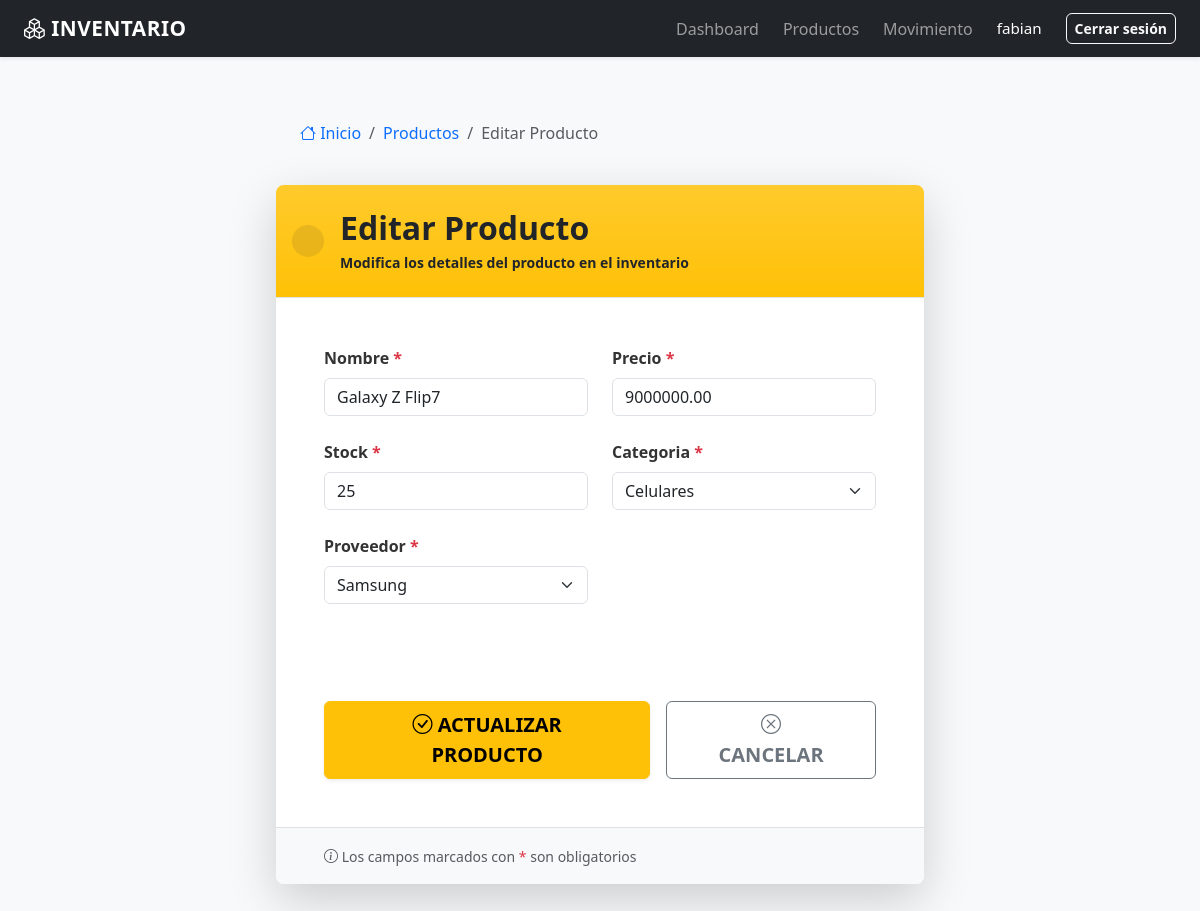
Page /productos/8/editar/ (signed in) on the earlier database version.
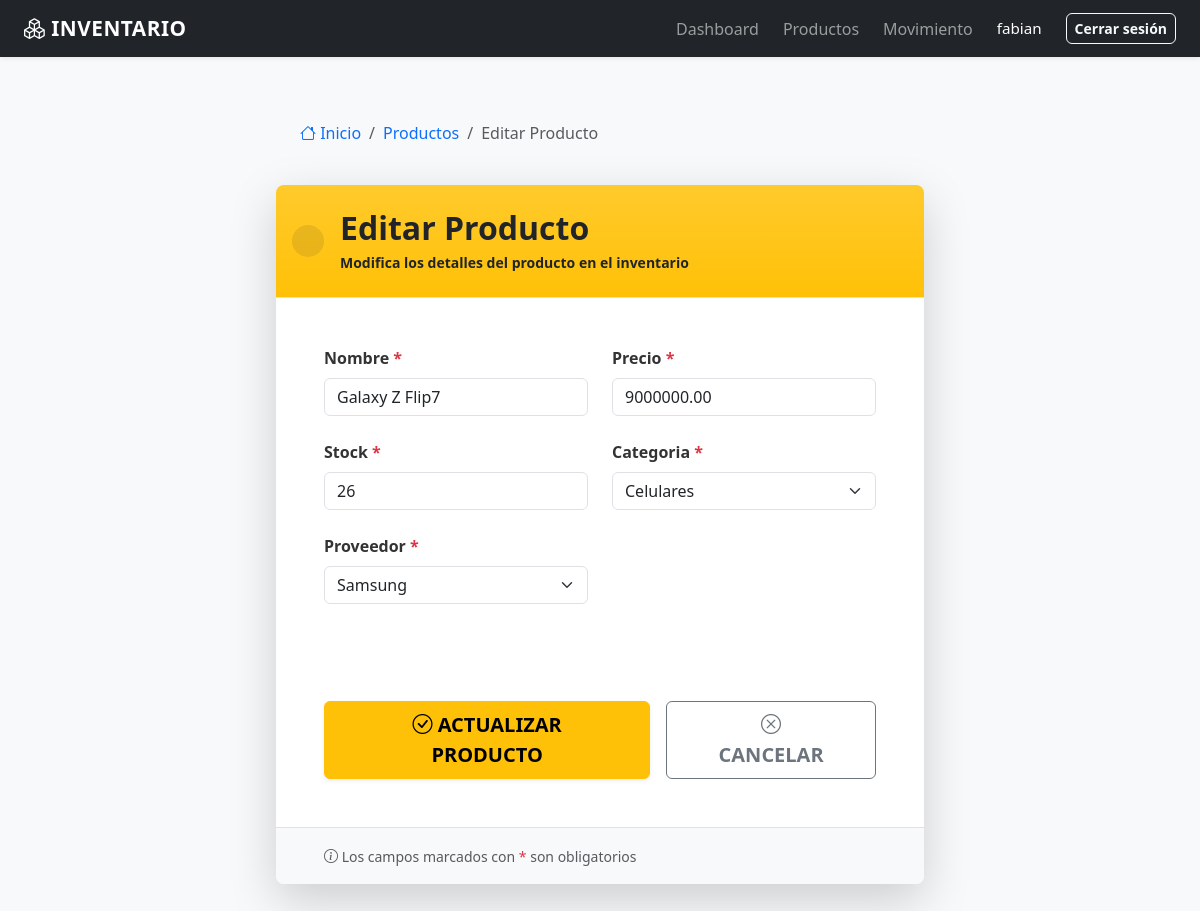
Same page on the later database version.
### inventario/models.py (models this page shows, shortened)
class Producto(models.Model):
    nombre = models.CharField(max_length=100)
    precio = models.DecimalField(max_digits=10, decimal_places=2)
    stock = models.IntegerField(default=0)
    categoria = models.ForeignKey(Categoria, on_delete=models.CASCADE)
    proveedor = models.ForeignKey(Proveedor, on_delete=models.CASCADE)

### inventario/views.py (the view)
# urls.py: path('productos/<int:id>/editar/', editar_producto, name='editar_producto'),
@login_required
def editar_producto(request, id):
    producto = get_object_or_404(Producto, id=id)
    if request.method == 'POST':
        form = ProductoForm(request.POST, instance=producto)
        if form.is_valid():
            form.save()
            messages.info(
                request,
                'Producto editado correctamente'
            )
            return redirect('lista_productos')
    else:
        form = ProductoForm(instance=producto)
    return render(request, 'inventario/editar_producto.html', {
        'form': form
    })

### inventario/forms.py
class ProductoForm(BootstrapFormMixin, forms.ModelForm):
    class Meta:
        model = Producto
        fields = [
            'nombre',
            'precio',
            'stock',
            'categoria',
            'proveedor'
        ]

### inventario/models.py (called while the page is built)
    def __str__(self):
        return self.nombre

    def __str__(self):
        return self.nombre

### inventario/templates/inventario/editar_producto.html (shortened to what the changed rows need)
{% extends 'inventario/base.html' %}
{% block content %}
<div class="container-fluid py-4">
    <div class="row justify-content-center">
        <div class="col-lg-7 col-md-9">
            <div class="card border-0 shadow-lg overflow-hidden">
                <div class="card-header bg-gradient bg-warning text-dark py-4">
                    <div class="d-flex align-items-center gap-3">
                        <div>
                            <h2 class="mb-1 fw-bold">Editar Producto</h2>
                        </div>
                    </div>
                </div>
                <div class="card-body p-5">
                    <form method="POST" novalidate class="needs-validation">
                        <div class="row g-4">
                            {% for field in form %}
                                {% if field.name != 'csrfmiddlewaretoken' %}
                                    <div class="col-md-{% if field.field.widget.input_type == 'textarea' %}12{% else %}6{% endif %}">
                                        {% if field.field.widget.input_type == 'checkbox' %}
                                            <div class="form-check mt-3">
                                                {{ field }}
                                                <label class="form-check-label" for="{{ field.id_for_label }}">
                                                    {{ field.label }}
                                                    {% if field.field.required %}<span class="badge bg-danger ms-1">Requerido</span>{% endif %}
                                                </label>
                                            </div>
                                        {% else %}
                                            <div class="mb-0">
                                                <label for="{{ field.id_for_label }}" class="form-label fw-6 mb-2">
                                                    {{ field.label }}
                                                    {% if field.field.required %}<span class="text-danger">*</span>{% endif %}
                                                </label>
                                                {% if field.field.widget.input_type == 'textarea' %}
                                                    <textarea
                                                        class="form-control form-control-lg {% if field.errors %}is-invalid{% endif %}"
                                                        name="{{ field.name }}"
                                                        id="{{ field.id_for_label }}"
                                                        placeholder="Ingresa {{ field.label|lower }}"
                                                        rows="4"
                                                        {% if field.field.required %}required{% endif %}>{{ field.value|default:'' }}</textarea>
                                                {% else %}
                                                    {{ field }}
                                                {% endif %}
                                            </div>
                                        {% endif %}
                                    </div>
                                {% endif %}
                            {% endfor %}
                        </div>
                    </form>
                </div>
            </div>
        </div>
    </div>
</div>
{% endblock content %}

Differences in the rows shown:
changed Producto "Galaxy Z Flip7": stock "25" → "26"
